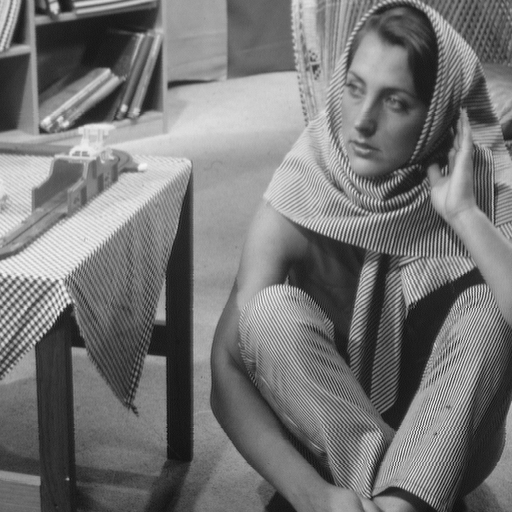
%> input picture mid_project/barbara.png, 512 x 512 px
$ octave project1_all.m   (GNU Octave 9; MATLAB toolbox functions it lacks are replaced by stand-ins)
%> lines starting %> are read from the running program, lines starting %| are printed output that depends on the picture
### mid_project/build_dct_unitary_dictionary.m
function DCT = build_dct_unitary_dictionary(patch_size)
% BUILD_DCT_UNITARY_DICTIONARY Creates an overcomplete 2D-DCT dictionary.
%
% Inputs:
% patch_size  - Atom size [height, width] (must satisfy height == width)
%
% Outputs:
% DCT - Unitary DCT dictionary with normalized columns

%% Make sure that the patch is square

if (patch_size(1) ~= patch_size(2))
    error('This only works for square patches');
end

nAtoms = prod(patch_size);

%% Create DCT for one axis

Pn = ceil(sqrt(nAtoms));
DCT = zeros(patch_size(1) , Pn);

for k = 0 : 1 : Pn - 1
    V = cos( (0.5 + (0 : 1 : patch_size(1) - 1) ) * k * pi / Pn);
    if (k > 0), V = V - mean(V); end
    DCT(: , k+1) = V / norm(V);
end

%% Create the DCT for both axes

DCT = kron(DCT , DCT);

### mid_project/show_dictionary.m
function show_dictionary(D)
% SHOW_DICTIONARY Display a dictionary
%
% Input:
%  D - input dictionary to visualize
%

n_images = 1;
in_D_size = size(D , 1);
each_D_size = in_D_size / n_images;
all_mats = [];

for c1 = 1 : n_images
    D = D((c1 - 1) * each_D_size + (1 : each_D_size) , :);

    n_atoms = size(D , 2);

    % Adding borders between the atoms
    atom_size = size(D,1); block_size = round(atom_size .^ 0.5);
    in_inds = (1 : atom_size);
    out_inds = repmat((0 : block_size - 1) * (block_size + 1) , block_size , 1) + repmat((1 : block_size)' , 1 , block_size); out_inds = out_inds(:);
    D2 = zeros((block_size + 1) .^ 2 , n_atoms);

    D2(out_inds , :) = D(in_inds , :);
    remInds = setdiff((1 : size(D2 , 1)) , out_inds);
    D2(remInds , :) = -1;
    block_size = block_size + 1;

    Dict = D2;

    r = round(n_atoms .^ 0.5); c = r;

    final_mat = zeros([r c] * block_size);

    % In this matrix, every blocks adjacent rows (no overlaps) are one block
    t1 = reshape(Dict(:) , block_size , []);

    inds = (1 : c * block_size);
    for t = 1 : r
        final_mat((t - 1)  * block_size + 1 : t * block_size , :) = t1(: , inds + (t-1) * length(inds));
    end

    s = size(all_mats , 2);

    barrier = [-ones([s 1]) ones([s 1]) -ones([s 2])]';

    if c1 == 1, barrier = []; end
    if isempty(all_mats)
        if ~isempty(barrier)
            all_mats = [barrier ; final_mat];
        else
            all_mats = final_mat;
        end
    else
        all_mats = [all_mats ; barrier ; final_mat];
    end

end

rng = max(abs(D(:))); rng = min(rng * 1.1 , 1);

% figure;
multSize = floor(600 / size(all_mats , 1));
all_mats = imresize(all_mats , multSize , 'nearest');
imshow(all_mats , [-rng rng]);

### mid_project/batch_thresholding.m
function [X, A] = batch_thresholding(D, Y, K)
% BATCH_THRESHOLDING Solve the pursuit problem via Thresholding using
% a fixed cardinality as the stopping criterion.
%
% Solves the following problem:
%   min_{alpha_i} \sum_i ||y_i - D alpha_i||_2^2
%                   s.t. || alpha_i ||_0 = K for all i,
% where D is a dictionary of size n X n, y_i are the input signals of
% length n, and K stands for the number of nonzeros allows per each alpha_i
%
% The above can be equally written as follows:
%   min_{A} \sum_i ||Y - DA||_F^2
%             s.t. || alpha_i ||_0 = K for all i,
% where Y is a matrix that contains the y_i patches as its columns.
% Similarly, and the matrix A contains the representations alpha_i
% as its columns
%
% The solution is returned in the matrix A, along with the denoised signals
% given by  X = DA.

% Compute the inner products between the dictionary atoms and the
% input patches (hint: the result should be a matrix of size n X N)
inner_products = D'*Y;

% Compute the absolute value of the inner products
abs_inner_products = abs(inner_products);

% Sort the absolute value of the inner products in a descend order.
% Notice that one can sort each column independently
mat_sorted = sort(abs_inner_products, 'descend');

% Compute the threshold value per patch, by picking the K largest
% entry in each column of 'mat_sorted'
vec_thresh = mat_sorted(K,:);

% Replicate the vector of thresholds and create a matrix of the same size
% as 'inner_products'
mat_thresh = repmat(vec_thresh, [size(abs_inner_products,1) 1]);

% Given the thresholds, initialize the matrix of coefficients to be
% equal to 'inner_products' matrix
A = inner_products;

% Set the entries in A that are smaller than 'mat_thresh'
% (in absolute value) to zero
A(abs(A)<mat_thresh) = 0;

% Use 'sparse' format for the resulting sparse vectors
A = sparse(A);

% Compute the estimated patches given their representations in 'A'
X = D*A;

### mid_project/compute_stat.m
function [residual_error, avg_cardinality] = ...
    compute_stat(est_patches, orig_patches, est_coeffs)
% COMPUTE_STAT Compute and print usefull statistics of the pursuit and
% learning procedures
%
% Inputs:
%  est_patches  - A matrix, containing the recovered patches as its columns
%  orig_patches - A matrix, containing the original patches as its columns
%  est_coeffs   - A matrix, containing the estimated representations,
%                 leading to est_patches, as its columns
%
% Outputs:
%  residual_error  - Average Mean Squared Error (MSE) per pixel
%  avg_cardinality - Average number of nonzeros that is used to represent
%                    each patch
%

% Compute the Mean Square Error per patch
MSE_per_patch = sum((est_patches - orig_patches).^2 , 1);

% Compute the average
residual_error = mean(MSE_per_patch)/size(orig_patches,1);

% Compute the average number of non-zeros
avg_cardinality = full(sum(abs(est_coeffs(:)) > 10^-10) / size(est_coeffs,2));

% Display the results
fprintf('Residual error %02.2f, Average cardinality %02.2f\n',...
    residual_error, avg_cardinality);

### mid_project/unitary_dictionary_learning.m
function [D, mean_error, mean_cardinality] = ...
    unitary_dictionary_learning(Y, D_init, num_iterations, pursuit_param)
% UNITARY_DICTIONARY_LEARNING Train a unitary dictionary via
% Procrustes analysis.
%
% Inputs:
%   Y              - A matrix that contains the training patches
%                    (as vectors) as its columns
%   D_init         - Initial UNITARY dictionary
%   num_iterations - Number of dictionary updates
%   pursuit_param  - The stopping criterion for the pursuit algorithm
%
% Outputs:
%   D          - The trained UNITARY dictionary
%   mean_error - A vector, containing the average representation error,
%                computed per iteration and averaged over the total
%                training examples
%   mean_cardinality - A vector, containing the average number of nonzeros,
%                      computed per iteration and averaged over the total
%                      training examples

% Allocate a vector that stores the average representation
% error per iteration
mean_error = zeros(num_iterations,1);

% Allocate a vector that stores the average cardinality per iteration
mean_cardinality = zeros(num_iterations,1);

% Set the dictionary to be D_init
D = D_init;

% Run the Procrustes analysis algorithm for num_iterations
for iter = 1 : num_iterations

    % Compute the representation of each noisy patch
    [X, A] = batch_thresholding(D, Y, pursuit_param);

    % Compute and display the statistics
    fprintf('Iter %02d: ', iter);
    [mean_error(iter), mean_cardinality(iter)] = ...
        compute_stat(X, Y, A);

    % Update the dictionary via Procrustes analysis.
    % Solve D = argmin_D || Y - DA ||_F^2 s.t. D'D = I,
    % where 'A' is a matrix that contains all the estimated coefficients,
    % and 'Y' contains the training examples. Use the Procrustes algorithm.

    % See Section 2, slide 80
    [U,S,V] = svd(A*Y');
    D = V*U';
end

end

### mid_project/project1_all.m
clear; clc; close all;

%% Part A: Data Construction and Parameter-Setting

% Read an image
im = imread('barbara.png');
%> im is the input picture: size 512x512 uint8; min 12, max 246, mean 117.4
% Convert to double
im = double(im);
%> im: size 512x512 double

% Show the image
figure; imshow(im,[]); title('Original image');
print('Original_image', '-depsc');

% Patch dimensions [height, width]
patch_size = [6 6];

% Divide the image into FULLY overlapping patches using Matlab's
% function 'im2col'.
all_patches = im2col(im, patch_size);

% Number of patches to train on
num_train_patches = 10000;
% Number of patches to test on
num_test_patches = 5000;

% Set the seed for the random generator
seed = 7;

% Set a fixed random seed to reproduce the results
rng(seed);

% Create a training set by choosing a random subset
% of 'num_train_patches' taken from 'all_patches'
[n,m]=size(all_patches);
%> n = 36; m = 257049
permutation = randperm(m);
train_patches = all_patches(:,permutation(1:num_train_patches));

% Create a test set by choosing another random subset
% of 'num_test_patches' taken from the remaining patches
test_patches = all_patches(:,permutation(num_train_patches+1:num_train_patches+num_test_patches));

% Initialize the dictionary
D_DCT = build_dct_unitary_dictionary(patch_size);

% Show the unitary DCT dictionary

% For the report
figure(2);
show_dictionary(D_DCT);
title('Unitary DCT Dictionary');
print('Unitary_DCT_Dictionary', '-depsc');

figure(3);
subplot(1,2,1); show_dictionary(D_DCT);
title('Unitary DCT Dictionary');

% Set K - the cardinality of the solution.
% This will serve us later as the stopping criterion of the pursuit
K = 4;

%% Part B: Compute the Representation Error Obtained by the DCT Dictionary

% Compute the representation of each patch that belongs to the training set
% using Thresholding
[est_train_patches_dct, est_train_coeffs_dct] = ...
    batch_thresholding(D_DCT, train_patches, K);

% Compute the representation of each patch that belongs to the test set
% using Thresholding
[est_test_patches_dct, est_test_coeffs_dct] = ...
    batch_thresholding(D_DCT, test_patches, K);

% Compute and display the statistics
fprintf('\n\nDCT dictionary: Training set, ');
compute_stat(est_train_patches_dct, train_patches, est_train_coeffs_dct);
%> in compute_stat, `residual_error = mean(MSE_per_patch)/size(orig_patches,1);`: residual_error = 103.4
%> in compute_stat, `avg_cardinality = full(sum(abs(est_coeffs(:)) > 10^-10) / size(est_coe..`: avg_cardinality = 4
%| DCT dictionary: Training set, Residual error 103.36, Average cardinality 4.00
fprintf('DCT dictionary: Testing  set, ');
compute_stat(est_test_patches_dct, test_patches, est_test_coeffs_dct);
%| DCT dictionary: Testing  set, Residual error 102.62, Average cardinality 4.00
fprintf('\n\n');

%% Part C: Procrustes Dictionary Learning

% Set the number of training iterations
T = 20;

% Train a dictionary via Procrustes analysis
[D_learned, mean_error, mean_cardinality] = ...
    unitary_dictionary_learning(train_patches, D_DCT, T, K);
%> the loop in unitary_dictionary_learning, `for iter = 1 : num_iterations` made 20 passes
%> residual_error in compute_stat on passes 1 to 12: 103.4, 93.23, 89.98, 88.27, 87.07, 86.07, 85.3, 84.72, 84.25, 83.85, 83.42, 82.94
%| Iter 01: Residual error 103.36, Average cardinality 4.00
%| Iter 02: Residual error 93.23, Average cardinality 4.00
%| Iter 03: Residual error 89.98, Average cardinality 4.00
%| Iter 04: Residual error 88.27, Average cardinality 4.00
%| Iter 05: Residual error 87.07, Average cardinality 4.00
%| Iter 06: Residual error 86.07, Average cardinality 4.00
%| Iter 07: Residual error 85.30, Average cardinality 4.00
%| Iter 08: Residual error 84.72, Average cardinality 4.00
%> (further printed lines are left out)
%> after the loop in unitary_dictionary_learning, `for iter = 1 : num_iterations`: mean_cardinality = 20 values from 4 to 4; mean_error = 20 values, max 103.4 at index 1, min 81.11 at index 20, mean 85.26
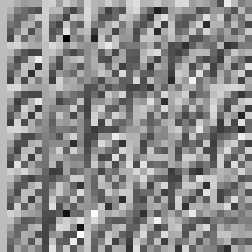
%> D_learned: size 36x36 double (shown 7 times larger); min -0.478, max 0.394, mean 0.00462; drawn with min black and max white
%> mean_cardinality = 20 values from 4 to 4

% Show the dictionary
figure(3);
subplot(1,2,2); show_dictionary(D_learned);
%> the loop in show_dictionary (call 3), `for c1 = 1 : n_images` made 1 pass
%> pass 1, in show_dictionary (call 3), `Dict = D2;`:
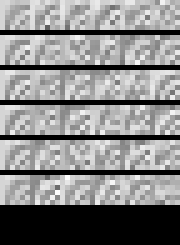
%> Dict: size 49x36 double (shown 5 times larger); min -1, max 0.394, mean -0.262; drawn with min black and max white
%> pass 1, in show_dictionary (call 3), `all_mats = final_mat;`:
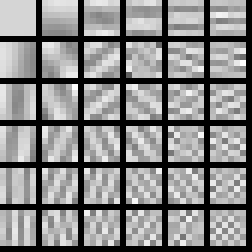
%> all_mats: size 42x42 double (shown 6 times larger); min -1, max 0.394, mean -0.262; mean of the top-left, top-right, bottom-left and bottom-right quarters -0.252, -0.265, -0.265, -0.265; drawn with min black and max white
%> in show_dictionary (call 3), `rng = max(abs(D(:)))`: rng = 0.478
%> in show_dictionary (call 3), `rng = min(rng * 1.1 , 1)`: rng = 0.526
%> in show_dictionary (call 3), `all_mats = imresize(all_mats , multSize , 'nearest');`:
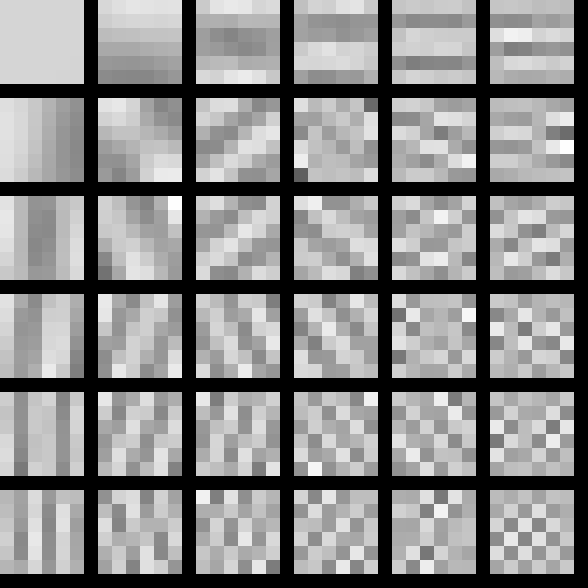
%> all_mats: size 588x588 double; min -1, max 0.394, mean -0.262; drawn with min black and max white
%> in show_dictionary (call 3), `imshow(all_mats , [-rng rng]);`:
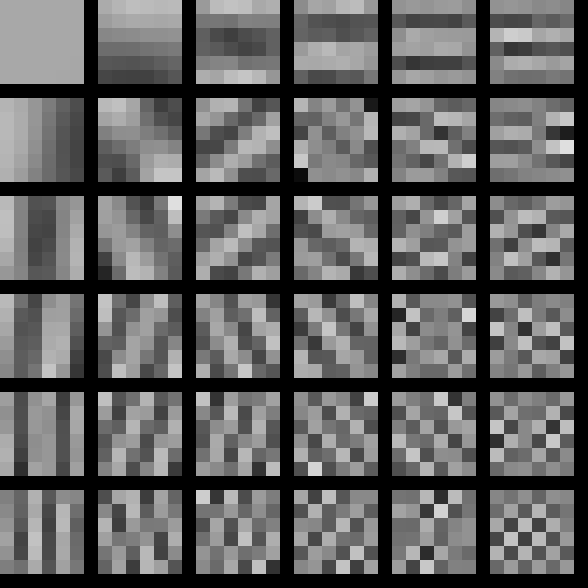
%> displayed picture: size 588x588, on the screen's scale of 0 to 255; min 0, max 223, mean 94.5
title('Learned Unitary Dictionary');
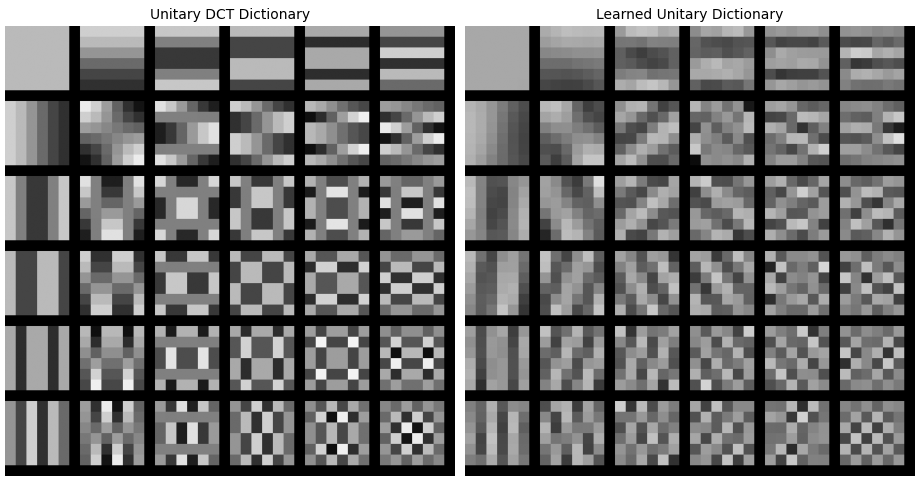
%> figure redrawn from the program's plot data, 2 panels

% For the report
figure(4);
show_dictionary(D_learned);
title('Learned Unitary Dictionary');
print('Learned_Unitary_Dictionary','-depsc');

% Show the representation error and the cardinality as a function of the
% learning iterations
figure(5);
subplot(1,2,1); plot(1:T, mean_error, 'linewidth', 2);
ylabel('Average Representation Error');
xlabel('Learning Iteration');
subplot(1,2,2); plot(1:T, mean_cardinality, 'linewidth', 2);
ylabel('Average Number of Non-Zeros'); ylim([K-1 K+1]);
xlabel('Learning Iteration');
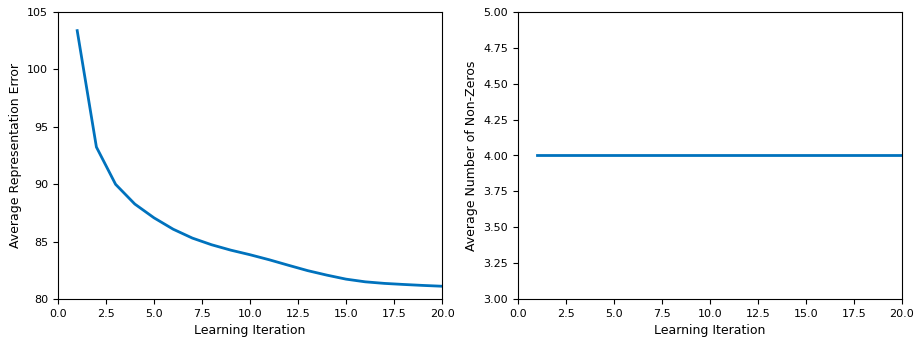
%> figure redrawn from the program's plot data, 2 panels; panel 1: curve peaks at x = 1, y = 103.4
print('Average_MSE_Non-Zeros_vs_Iterations', '-depsc');

% Compute the representation of each signal that belong to the training set
% using Thresholding
[est_train_patches_learning, est_train_coeffs_learning] = ...
    batch_thresholding(D_learned, train_patches, K);

% Compute the representation of each signal that belong to the testing set
% using Thresholding
[est_test_patches_learning, est_test_coeffs_learning] = ...
    batch_thresholding(D_learned, test_patches, K);

% Compute and display the statistics
fprintf('\n\nLearned dictionary: Training set, ');
compute_stat(est_train_patches_learning, train_patches, ...
    est_train_coeffs_learning);
%| Learned dictionary: Training set, Residual error 81.06, Average cardinality 4.00
fprintf('Learned dictionary: Testing  set, ');
compute_stat(est_test_patches_learning, test_patches, ...
    est_test_coeffs_learning);
%| Learned dictionary: Testing  set, Residual error 81.53, Average cardinality 4.00
fprintf('\n\n');
